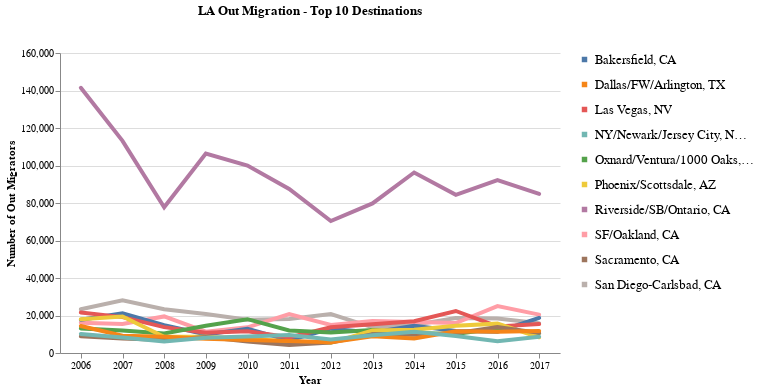

Notebook cell for this chart:
### Code cell
#Plotting top 7 via Altair
title=alt.TitleParams(text='LA Out Migration - Top 10 Destinations', offset=30, anchor='middle')

top10 = alt.Chart(destination).configure_axis(labelAngle=0).mark_line(strokeWidth=4, strokeCap='round').encode(
    x=alt.X('Year:O', 
            title='Year', 
            axis=alt.Axis(grid=False)), 
    y=alt.Y('Count', 
            title='Number of Out Migrators'), 
    color=alt.Color('Destination', 
                    title=None
)).properties(width=500, 
              title=title,
              background='white'
).configure_legend(labelFontSize=13, 
                   symbolStrokeWidth=5.5, 
                   symbolSize=30
).configure_view(strokeWidth=0)

top10

### Figure 1 — Vega-Lite specification as saved in the notebook (floating-point values rounded to 4 significant figures)
{"$schema": "https://vega.github.io/schema/vega-lite/v2.6.0.json", "background": "white", "config": {"axis": {"labelAngle": 0}, "legend": {"labelFontSize": 13, "symbolSize": 30, "symbolStrokeWidth": 5.5}, "view": {"height": 300, "strokeWidth": 0, "width": 400}}, "data": {"name": "data-c1515e0619a859fd41c71229b9c0be9d"}, "datasets": {"data-c1515e0619a859fd41c71229b9c0be9d": [{"Count": 141439, "Destination": "Riverside/SB/Ontario, CA", "Year": 2006}, {"Count": 23336, "Destination": "San Diego-Carlsbad, CA", "Year": 2006}, {"Count": 16198, "Destination": "SF/Oakland, CA", "Year": 2006}, {"Count": 17762, "Destination": "Bakersfield, CA", "Year": 2006}, {"Count": 21592, "Destination": "Las Vegas, NV", "Year": 2006}, {"Count": 13103, "Destination": "Oxnard/Ventura/1000 Oaks, CA", "Year": 2006}, {"Count": 18045, "Destination": "Phoenix/Scottsdale, AZ", "Year": 2006}, {"Count": 8889, "Destination": "Sacramento, CA", "Year": 2006}, {"Count": 14400, "Destination": "Dallas/FW/Arlington, TX", "Year": 2006}, {"Count": 10175, "Destination": "NY/Newark/Jersey City, NY-NJ-PA", "Year": 2006}, {"Count": 113135, "Destination": "Riverside/SB/Ontario, CA", "Year": 2007}, {"Count": 28083, "Destination": "San Diego-Carlsbad, CA", "Year": 2007}, {"Count": 15486, "Destination": "SF/Oakland, CA", "Year": 2007}, {"Count": 21120, "Destination": "Bakersfield, CA", "Year": 2007}, {"Count": 19144, "Destination": "Las Vegas, NV", "Year": 2007}, {"Count": 12012, "Destination": "Oxnard/Ventura/1000 Oaks, CA", "Year": 2007}, {"Count": 19440, "Destination": "Phoenix/Scottsdale, AZ", "Year": 2007}, {"Count": 7703, "Destination": "Sacramento, CA", "Year": 2007}, {"Count": 9209, "Destination": "Dallas/FW/Arlington, TX", "Year": 2007}, {"Count": 8239, "Destination": "NY/Newark/Jersey City, NY-NJ-PA", "Year": 2007}, {"Count": 77690, "Destination": "Riverside/SB/Ontario, CA", "Year": 2008}, {"Count": 23360, "Destination": "San Diego-Carlsbad, CA", "Year": 2008}, {"Count": 19510, "Destination": "SF/Oakland, CA", "Year": 2008}, {"Count": 14879, "Destination": "Bakersfield, CA", "Year": 2008}, {"Count": 13785, "Destination": "Las Vegas, NV", "Year": 2008}, {"Count": 10390, "Destination": "Oxnard/Ventura/1000 Oaks, CA", "Year": 2008}, {"Count": 8682, "Destination": "Phoenix/Scottsdale, AZ", "Year": 2008}, {"Count": 6980, "Destination": "Sacramento, CA", "Year": 2008}, {"Count": 8666, "Destination": "Dallas/FW/Arlington, TX", "Year": 2008}, {"Count": 6154, "Destination": "NY/Newark/Jersey City, NY-NJ-PA", "Year": 2008}, {"Count": 106411, "Destination": "Riverside/SB/Ontario, CA", "Year": 2009}, {"Count": 20837, "Destination": "San Diego-Carlsbad, CA", "Year": 2009}, {"Count": 11388, "Destination": "SF/Oakland, CA", "Year": 2009}, {"Count": 9937, "Destination": "Bakersfield, CA", "Year": 2009}, {"Count": 10854, "Destination": "Las Vegas, NV", "Year": 2009}, {"Count": 14566, "Destination": "Oxnard/Ventura/1000 Oaks, CA", "Year": 2009}, {"Count": 8655, "Destination": "Phoenix/Scottsdale, AZ", "Year": 2009}, {"Count": 8524, "Destination": "Sacramento, CA", "Year": 2009}, {"Count": 7583, "Destination": "Dallas/FW/Arlington, TX", "Year": 2009}, {"Count": 8109, "Destination": "NY/Newark/Jersey City, NY-NJ-PA", "Year": 2009}, {"Count": 99975, "Destination": "Riverside/SB/Ontario, CA", "Year": 2010}, {"Count": 17786, "Destination": "San Diego-Carlsbad, CA", "Year": 2010}, {"Count": 13699, "Destination": "SF/Oakland, CA", "Year": 2010}, {"Count": 12974, "Destination": "Bakersfield, CA", "Year": 2010}, {"Count": 11601, "Destination": "Las Vegas, NV", "Year": 2010}, {"Count": 18044, "Destination": "Oxnard/Ventura/1000 Oaks, CA", "Year": 2010}, {"Count": 7600, "Destination": "Phoenix/Scottsdale, AZ", "Year": 2010}, {"Count": 6124, "Destination": "Sacramento, CA", "Year": 2010}, {"Count": 6954, "Destination": "Dallas/FW/Arlington, TX", "Year": 2010}, {"Count": 8792, "Destination": "NY/Newark/Jersey City, NY-NJ-PA", "Year": 2010}, {"Count": 87528, "Destination": "Riverside/SB/Ontario, CA", "Year": 2011}, {"Count": 18122, "Destination": "San Diego-Carlsbad, CA", "Year": 2011}, {"Count": 20700, "Destination": "SF/Oakland, CA", "Year": 2011}, {"Count": 6643, "Destination": "Bakersfield, CA", "Year": 2011}, {"Count": 8345, "Destination": "Las Vegas, NV", "Year": 2011}, {"Count": 12051, "Destination": "Oxnard/Ventura/1000 Oaks, CA", "Year": 2011}, {"Count": 6193, "Destination": "Phoenix/Scottsdale, AZ", "Year": 2011}, {"Count": 4237, "Destination": "Sacramento, CA", "Year": 2011}, {"Count": 6388, "Destination": "Dallas/FW/Arlington, TX", "Year": 2011}, {"Count": 9551, "Destination": "NY/Newark/Jersey City, NY-NJ-PA", "Year": 2011}, {"Count": 70395, "Destination": "Riverside/SB/Ontario, CA", "Year": 2012}, {"Count": 20758, "Destination": "San Diego-Carlsbad, CA", "Year": 2012}, {"Count": 14947, "Destination": "SF/Oakland, CA", "Year": 2012}, {"Count": 12984, "Destination": "Bakersfield, CA", "Year": 2012}, {"Count": 13741, "Destination": "Las Vegas, NV", "Year": 2012}, {"Count": 10974, "Destination": "Oxnard/Ventura/1000 Oaks, CA", "Year": 2012}, {"Count": 5439, "Destination": "Phoenix/Scottsdale, AZ", "Year": 2012}, {"Count": 5629, "Destination": "Sacramento, CA", "Year": 2012}, {"Count": 5697, "Destination": "Dallas/FW/Arlington, TX", "Year": 2012}, {"Count": 7218, "Destination": "NY/Newark/Jersey City, NY-NJ-PA", "Year": 2012}, {"Count": 79759, "Destination": "Riverside/SB/Ontario, CA", "Year": 2013}, {"Count": 13698, "Destination": "San Diego-Carlsbad, CA", "Year": 2013}, {"Count": 17056, "Destination": "SF/Oakland, CA", "Year": 2013}, {"Count": 10996, "Destination": "Bakersfield, CA", "Year": 2013}, {"Count": 15397, "Destination": "Las Vegas, NV", "Year": 2013}, {"Count": 12278, "Destination": "Oxnard/Ventura/1000 Oaks, CA", "Year": 2013}, {"Count": 12050, "Destination": "Phoenix/Scottsdale, AZ", "Year": 2013}, {"Count": 10010, "Destination": "Sacramento, CA", "Year": 2013}, {"Count": 8900, "Destination": "Dallas/FW/Arlington, TX", "Year": 2013}, {"Count": 9498, "Destination": "NY/Newark/Jersey City, NY-NJ-PA", "Year": 2013}, {"Count": 96262, "Destination": "Riverside/SB/Ontario, CA", "Year": 2014}, {"Count": 15001, "Destination": "San Diego-Carlsbad, CA", "Year": 2014}, {"Count": 16490, "Destination": "SF/Oakland, CA", "Year": 2014}, {"Count": 14556, "Destination": "Bakersfield, CA", "Year": 2014}, {"Count": 16933, "Destination": "Las Vegas, NV", "Year": 2014}, {"Count": 10644, "Destination": "Oxnard/Ventura/1000 Oaks, CA", "Year": 2014}, {"Count": 12408, "Destination": "Phoenix/Scottsdale, AZ", "Year": 2014}, {"Count": 9705, "Destination": "Sacramento, CA", "Year": 2014}, {"Count": 7799, "Destination": "Dallas/FW/Arlington, TX", "Year": 2014}, {"Count": 11297, "Destination": "NY/Newark/Jersey City, NY-NJ-PA", "Year": 2014}, {"Count": 84353, "Destination": "Riverside/SB/Ontario, CA", "Year": 2015}, {"Count": 18649, "Destination": "San Diego-Carlsbad, CA", "Year": 2015}, {"Count": 15981, "Destination": "SF/Oakland, CA", "Year": 2015}, {"Count": 11751, "Destination": "Bakersfield, CA", "Year": 2015}, {"Count": 22412, "Destination": "Las Vegas, NV", "Year": 2015}, {"Count": 10182, "Destination": "Oxnard/Ventura/1000 Oaks, CA", "Year": 2015}, {"Count": 14515, "Destination": "Phoenix/Scottsdale, AZ", "Year": 2015}, {"Count": 10545, "Destination": "Sacramento, CA", "Year": 2015}, {"Count": 11603, "Destination": "Dallas/FW/Arlington, TX", "Year": 2015}, {"Count": 9040, "Destination": "NY/Newark/Jersey City, NY-NJ-PA", "Year": 2015}, {"Count": 92227, "Destination": "Riverside/SB/Ontario, CA", "Year": 2016}, {"Count": 18359, "Destination": "San Diego-Carlsbad, CA", "Year": 2016}, {"Count": 25010, "Destination": "SF/Oakland, CA", "Year": 2016}, {"Count": 11343, "Destination": "Bakersfield, CA", "Year": 2016}, {"Count": 14183, "Destination": "Las Vegas, NV", "Year": 2016}, {"Count": 13243, "Destination": "Oxnard/Ventura/1000 Oaks, CA", "Year": 2016}, {"Count": 15661, "Destination": "Phoenix/Scottsdale, AZ", "Year": 2016}, {"Count": 13912, "Destination": "Sacramento, CA", "Year": 2016}, {"Count": 11372, "Destination": "Dallas/FW/Arlington, TX", "Year": 2016}, {"Count": 6228, "Destination": "NY/Newark/Jersey City, NY-NJ-PA", "Year": 2016}, {"Count": 84838, "Destination": "Riverside/SB/Ontario, CA", "Year": 2017}, {"Count": 15926, "Destination": "San Diego-Carlsbad, CA", "Year": 2017}, {"Count": 20480, "Destination": "SF/Oakland, CA", "Year": 2017}, {"Count": 18696, "Destination": "Bakersfield, CA", "Year": 2017}, {"Count": 15465, "Destination": "Las Vegas, NV", "Year": 2017}, {"Count": 10639, "Destination": "Oxnard/Ventura/1000 Oaks, CA", "Year": 2017}, {"Count": 8368, "Destination": "Phoenix/Scottsdale, AZ", "Year": 2017}, {"Count": 10730, "Destination": "Sacramento, CA", "Year": 2017}, {"Count": 11695, "Destination": "Dallas/FW/Arlington, TX", "Year": 2017}, {"Count": 8674, "Destination": "NY/Newark/Jersey City, NY-NJ-PA", "Year": 2017}]}, "encoding": {"color": {"field": "Destination", "title": null, "type": "nominal"}, "x": {"axis": {"grid": false}, "field": "Year", "title": "Year", "type": "ordinal"}, "y": {"field": "Count", "title": "Number of Out Migrators", "type": "quantitative"}}, "mark": {"strokeCap": "round", "strokeWidth": 4, "type": "line"}, "title": {"anchor": "middle", "offset": 30, "text": "LA Out Migration - Top 10 Destinations"}, "width": 500}
